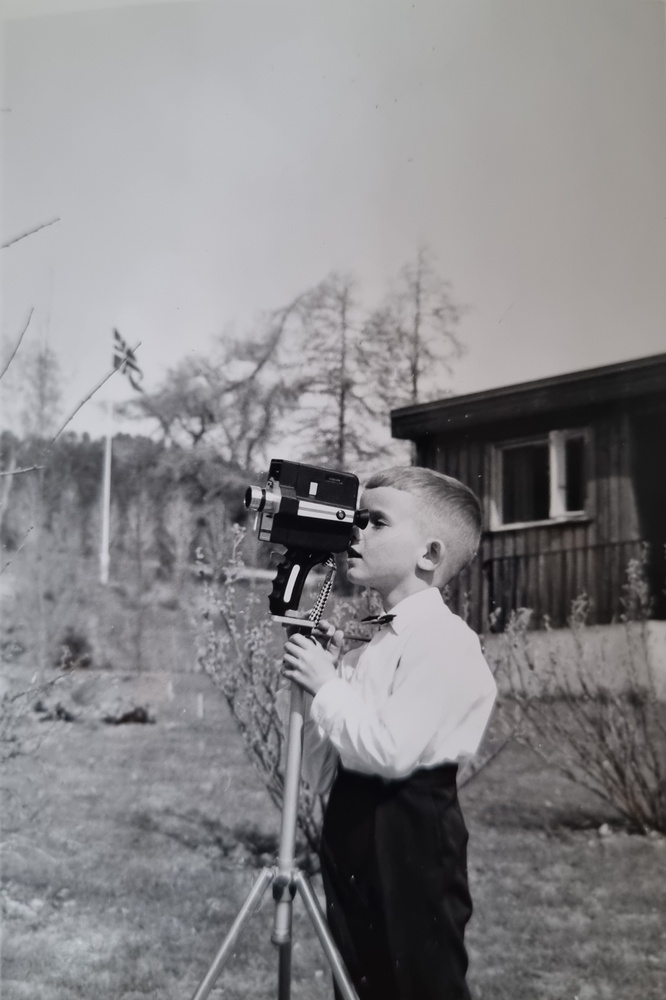
#> input picture Case2/test.jpg, 666 x 1000 px, shrunk from 2200 x 3301 before the run, found by its file name
$ python Bildet2.py
#> lines starting #> are read from the running program, lines starting #| are printed output that depends on the picture; long printed decimals are rounded
import numpy as np
import matplotlib.pyplot as plt
import math
from skimage.io import imread, imshow
from skimage.color import rgb2hsv, rgb2gray, rgb2yuv
from skimage import color, exposure, transform
from skimage.exposure import equalize_hist

dark_image = imread('test.jpg')
#> dark_image is the input picture: shape (1000, 666, 3); mean R, G, B 135.2, 133.9, 136.2
dark_image_grey = rgb2gray(dark_image)
x = int(input("Skriv inn prosentverid: "))
#> the answer given: 3
if (x > 100):
    print("Ikke gyldig verdi")
    exit()
prosentverdi = x/100


plt.hist(dark_image.ravel(), bins=range(256), fc='k', ec='k')
plt.savefig("Hello.jpg")
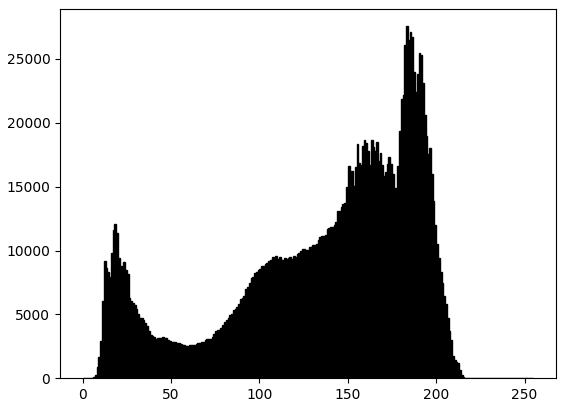
#> figure drawn by matplotlib, 1 panel; tallest bar 27567 high, from x = 183 to 184


dark_image_grey_fourier = np.fft.fftshift(np.fft.fft2(dark_image_grey))
fourier = dark_image_grey_fourier
plt.figure(num=None, figsize=(8, 6), dpi=200)
plt.imshow(np.log(abs(dark_image_grey_fourier)))
plt.savefig("out.jpg")
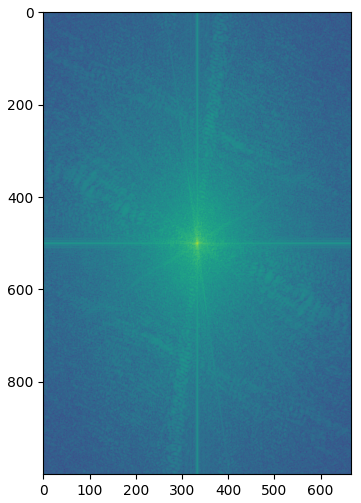
#> figure drawn by matplotlib, 1 panel
height = int(dark_image_grey_fourier.shape[0])
#> height = 1000
width = int(dark_image_grey_fourier.shape[1])
#> width = 666
print(height)
#| 1000
print(width)
#| 666


# h = sqrt(widthO*hO*%  /   h/width)
newHeight = int(math.sqrt(width*height*prosentverdi / (width/height)))
#> newHeight = 173

# width = sqrt(widthO*hO*%  /   h/width) * h/width
newWidth = int(math.sqrt(width*height*prosentverdi / (width/height)) * (width/height))
#> newWidth = 115

print(f"height={height}, {newHeight=}")
#| height=1000, newHeight=173
print(f"Width={width}, {newWidth=}")
#| Width=666, newWidth=115


y = math.sqrt(prosentverdi)
# z = newWidth # int(y*height)
# w = newHeight # int(y*width)

print(f"Original pixelverdi: {height*width}px")
#| Original pixelverdi: 666000px
print(f"Komprimert {x}% pixelverdi: {newHeight*newWidth}px")
#| Komprimert 3% pixelverdi: 19895px
removeHeight = (height-newHeight)
#> removeHeight = 827
removeWidth = (width-newWidth)
#> removeWidth = 551
print(f"Fjerner: h={removeHeight}px, og w={removeWidth}px")
#| Fjerner: h=827px, og w=551px

print(f"Forhold: {(newWidth/newHeight)} skal være lik {(width/height)}")
#| Forhold: 0.6647 skal være lik 0.666
print(f"Andel pixeler: {(newWidth*newHeight)/(height*width)}, skal være lik {prosentverdi}")
#| Andel pixeler: 0.02987, skal være lik 0.03
print(f"Skaleringsfaktor: {(width/newWidth)} skal være lik {(height/newHeight)}")
#| Skaleringsfaktor: 5.791 skal være lik 5.780


# [6 lines of commented-out code are left out]


def fourier_masker_hor(image, i):
    f_size = 15
    dark_image_grey_fourier = np.fft.fftshift(np.fft.fft2(rgb2gray(image)))
    # Horisontal, full height
    delingsfaktor = 2
    dark_image_grey_fourier[:int(removeWidth/delingsfaktor), :] = i
    dark_image_grey_fourier[-int(removeWidth/delingsfaktor):, :] = i
    # Vertikal, full width
    dark_image_grey_fourier[:, :int(removeHeight/delingsfaktor)] = i
    dark_image_grey_fourier[:, -int(removeHeight/delingsfaktor):] = i
    # dark_image_grey_fourier[:height, 0:int(w/4)] = i
    # dark_image_grey_fourier[-height:, int(width-(w/4)):width] = i
    # Statistikk
    pixelerIgjen = 0
    for k in range(dark_image_grey_fourier.shape[0]):
        for j in range(dark_image_grey_fourier.shape[1]):
            p = dark_image_grey_fourier[k, j]
            #print(p)
            #break
            if not p == i:
                pixelerIgjen += 1
#> after the loop, pixelerIgjen = 0
    print(f"{pixelerIgjen=}")
#| pixelerIgjen=0


    fig, ax = plt.subplots(1,4,figsize=(15,15))
    ax[0].imshow(rgb2gray(image), cmap = 'gray')
    ax[0].set_title('Orginalbildet', fontsize = f_size)
    ax[1].imshow(np.log(abs(fourier)), cmap='gray')
    ax[1].set_title('Fouriertransformajon', fontsize = f_size)
    ax[2].imshow(np.log(abs(dark_image_grey_fourier)), cmap='gray')
    ax[2].set_title('Fouriertransformasjonen\nredusert', fontsize = f_size)
    ax[3].imshow(abs(np.fft.ifft2(dark_image_grey_fourier)), cmap='gray')
    ax[3].set_title('Transformert bildet', fontsize = f_size)
    return plt

plt = fourier_masker_hor(dark_image, (0+1j)) # 0.0000000000000001
plt.savefig("hor.jpg")
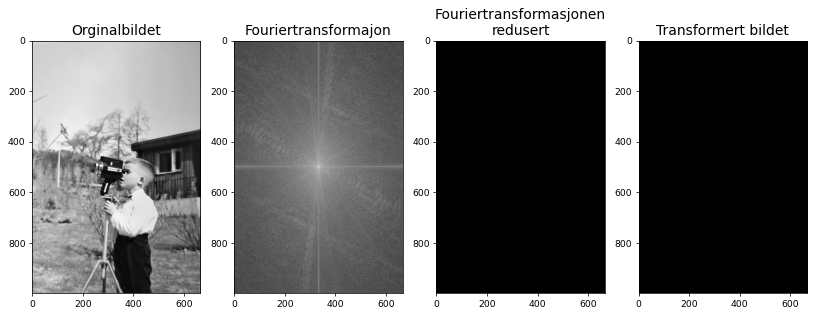
#> figure drawn by matplotlib, 4 panels

$ run again, with Case2/ChiragBilde.jpg copied over Case2/test.jpg
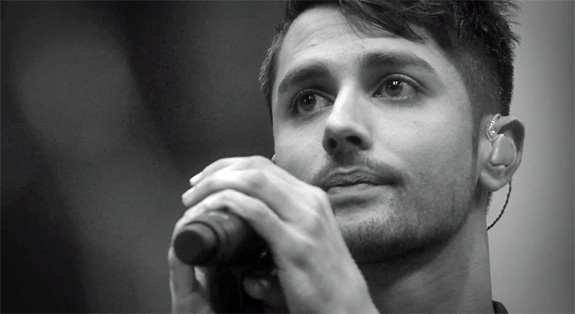
#> input picture Case2/ChiragBilde.jpg, 575 x 314 px, found by its file name
#> dark_image is the input picture: shape (314, 575, 3); mean R, G, B 87.1, 87.6, 87.6
#> `plt.savefig("out.jpg")`:
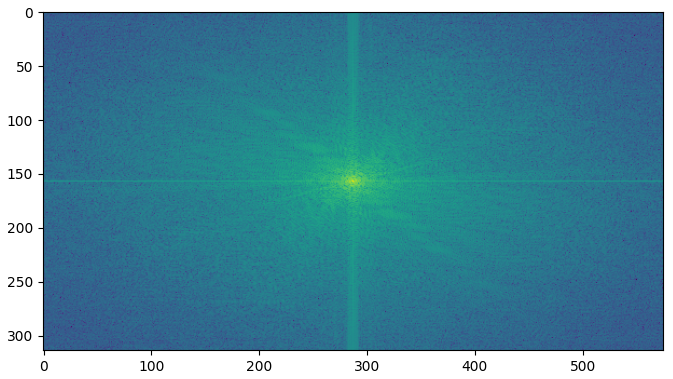
#> figure drawn by matplotlib, 1 panel
#| 314
#| 575
#| height=314, newHeight=54
#| Width=575, newWidth=99
#| Original pixelverdi: 180550px
#| Komprimert 3% pixelverdi: 5346px
#| Fjerner: h=260px, og w=476px
#| Forhold: 1.833 skal være lik 1.831
#| Andel pixeler: 0.02961, skal være lik 0.03
#| Skaleringsfaktor: 5.808 skal være lik 5.815
#> after the loop in fourier_masker_hor, `for k in range(dark_image_grey_fourier.shape[0]):`: pixelerIgjen = 0
#| pixelerIgjen=0
#> `plt.savefig("hor.jpg")`:
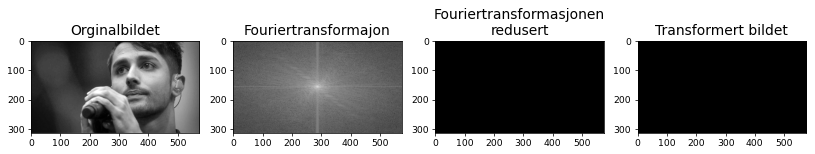
#> figure drawn by matplotlib, 4 panels

$ run again, with Case2/Dhoni-dive_165121_730x419-m.jpg copied over Case2/test.jpg
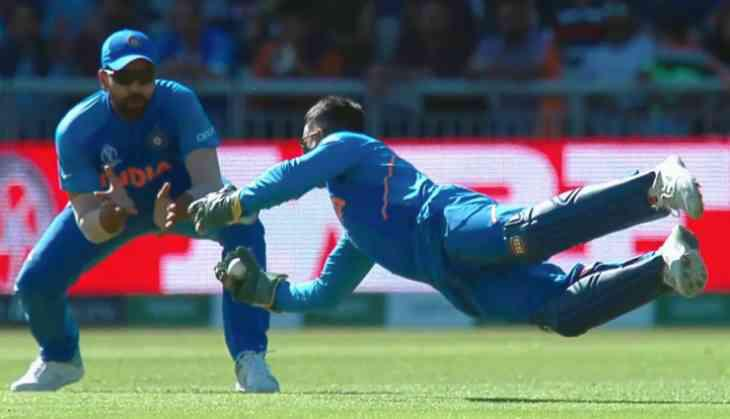
#> input picture Case2/Dhoni-dive_165121_730x419-m.jpg, 730 x 419 px, found by its file name
#> dark_image is the input picture: shape (419, 730, 3); mean R, G, B 91.5, 104.1, 106.3
#> `plt.savefig("out.jpg")`:
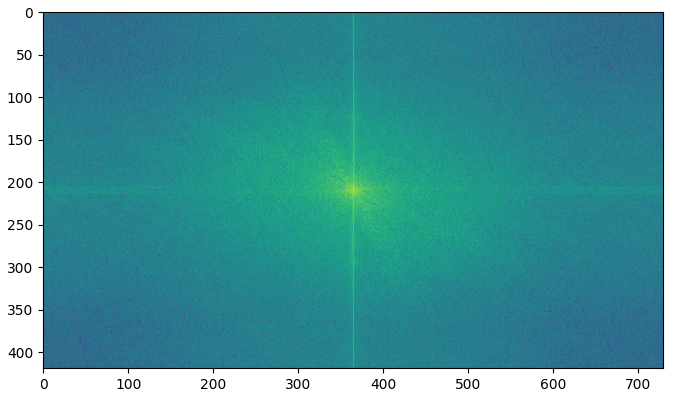
#> figure drawn by matplotlib, 1 panel
#| 419
#| 730
#| height=419, newHeight=72
#| Width=730, newWidth=126
#| Original pixelverdi: 305870px
#| Komprimert 3% pixelverdi: 9072px
#| Fjerner: h=347px, og w=604px
#| Forhold: 1.75 skal være lik 1.742
#| Andel pixeler: 0.02966, skal være lik 0.03
#| Skaleringsfaktor: 5.794 skal være lik 5.819
#> after the loop in fourier_masker_hor, `for k in range(dark_image_grey_fourier.shape[0]):`: pixelerIgjen = 0
#| pixelerIgjen=0
#> `plt.savefig("hor.jpg")`:
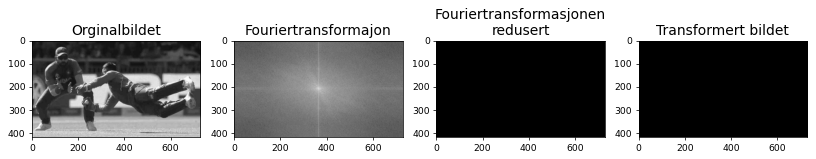
#> figure drawn by matplotlib, 4 panels
